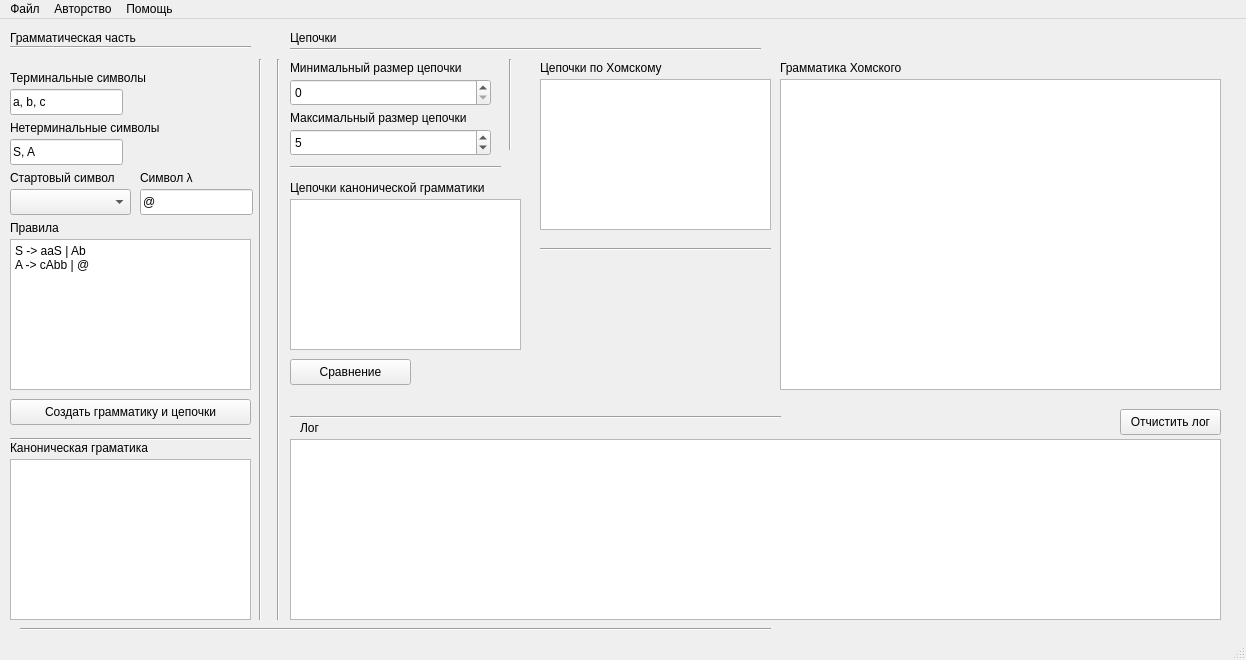
<?xml version="1.0" encoding="UTF-8"?>
<ui version="4.0">
 <class>MainWindow</class>
 <widget class="QMainWindow" name="MainWindow">
  <property name="geometry">
   <rect>
    <x>0</x>
    <y>0</y>
    <width>1246</width>
    <height>660</height>
   </rect>
  </property>
  <property name="windowTitle">
   <string>КС грамматика по Хомскому =(</string>
  </property>
  <widget class="QWidget" name="centralwidget">
   <widget class="QPushButton" name="pushButton">
    <property name="geometry">
     <rect>
      <x>10</x>
      <y>380</y>
      <width>241</width>
      <height>26</height>
     </rect>
    </property>
    <property name="text">
     <string>Создать грамматику и цепочки</string>
    </property>
   </widget>
   <widget class="QPushButton" name="pushButton_2">
    <property name="geometry">
     <rect>
      <x>290</x>
      <y>340</y>
      <width>121</width>
      <height>26</height>
     </rect>
    </property>
    <property name="text">
     <string>Сравнение</string>
    </property>
   </widget>
   <widget class="QLabel" name="label">
    <property name="geometry">
     <rect>
      <x>10</x>
      <y>100</y>
      <width>181</width>
      <height>18</height>
     </rect>
    </property>
    <property name="text">
     <string>Нетерминальные символы</string>
    </property>
   </widget>
   <widget class="QLabel" name="label_2">
    <property name="geometry">
     <rect>
      <x>10</x>
      <y>50</y>
      <width>181</width>
      <height>18</height>
     </rect>
    </property>
    <property name="text">
     <string>Терминальные символы</string>
    </property>
   </widget>
   <widget class="QLabel" name="label_3">
    <property name="geometry">
     <rect>
      <x>10</x>
      <y>150</y>
      <width>121</width>
      <height>18</height>
     </rect>
    </property>
    <property name="text">
     <string>Стартовый символ</string>
    </property>
   </widget>
   <widget class="QLabel" name="label_4">
    <property name="geometry">
     <rect>
      <x>140</x>
      <y>150</y>
      <width>71</width>
      <height>18</height>
     </rect>
    </property>
    <property name="text">
     <string>Символ λ</string>
    </property>
   </widget>
   <widget class="QLineEdit" name="lineEdit">
    <property name="geometry">
     <rect>
      <x>10</x>
      <y>70</y>
      <width>113</width>
      <height>26</height>
     </rect>
    </property>
    <property name="text">
     <string>a, b, c</string>
    </property>
   </widget>
   <widget class="QLineEdit" name="lineEdit_2">
    <property name="geometry">
     <rect>
      <x>10</x>
      <y>120</y>
      <width>113</width>
      <height>26</height>
     </rect>
    </property>
    <property name="text">
     <string>S, A</string>
    </property>
   </widget>
   <widget class="QComboBox" name="comboBox">
    <property name="geometry">
     <rect>
      <x>10</x>
      <y>170</y>
      <width>121</width>
      <height>26</height>
     </rect>
    </property>
   </widget>
   <widget class="QLineEdit" name="lineEdit_3">
    <property name="geometry">
     <rect>
      <x>140</x>
      <y>170</y>
      <width>113</width>
      <height>26</height>
     </rect>
    </property>
    <property name="text">
     <string>@</string>
    </property>
   </widget>
   <widget class="QLabel" name="label_5">
    <property name="geometry">
     <rect>
      <x>10</x>
      <y>200</y>
      <width>58</width>
      <height>18</height>
     </rect>
    </property>
    <property name="text">
     <string>Правила</string>
    </property>
   </widget>
   <widget class="QPlainTextEdit" name="plainTextEdit">
    <property name="geometry">
     <rect>
      <x>10</x>
      <y>220</y>
      <width>241</width>
      <height>151</height>
     </rect>
    </property>
    <property name="plainText">
     <string>S -&gt; aaS | Ab
A -&gt; cAbb | @</string>
    </property>
   </widget>
   <widget class="Line" name="line">
    <property name="geometry">
     <rect>
      <x>250</x>
      <y>40</y>
      <width>20</width>
      <height>561</height>
     </rect>
    </property>
    <property name="orientation">
     <enum>Qt::Vertical</enum>
    </property>
   </widget>
   <widget class="QPlainTextEdit" name="plainTextEdit_2">
    <property name="geometry">
     <rect>
      <x>10</x>
      <y>440</y>
      <width>241</width>
      <height>161</height>
     </rect>
    </property>
   </widget>
   <widget class="QLabel" name="label_6">
    <property name="geometry">
     <rect>
      <x>10</x>
      <y>420</y>
      <width>231</width>
      <height>18</height>
     </rect>
    </property>
    <property name="text">
     <string>Каноническая граматика</string>
    </property>
   </widget>
   <widget class="Line" name="line_2">
    <property name="geometry">
     <rect>
      <x>10</x>
      <y>410</y>
      <width>241</width>
      <height>20</height>
     </rect>
    </property>
    <property name="orientation">
     <enum>Qt::Horizontal</enum>
    </property>
   </widget>
   <widget class="QPlainTextEdit" name="plainTextEdit_3">
    <property name="geometry">
     <rect>
      <x>290</x>
      <y>180</y>
      <width>231</width>
      <height>151</height>
     </rect>
    </property>
   </widget>
   <widget class="QPlainTextEdit" name="plainTextEdit_4">
    <property name="geometry">
     <rect>
      <x>540</x>
      <y>60</y>
      <width>231</width>
      <height>151</height>
     </rect>
    </property>
   </widget>
   <widget class="QLabel" name="label_7">
    <property name="geometry">
     <rect>
      <x>10</x>
      <y>10</y>
      <width>151</width>
      <height>18</height>
     </rect>
    </property>
    <property name="text">
     <string>Грамматическая часть</string>
    </property>
   </widget>
   <widget class="Line" name="line_3">
    <property name="geometry">
     <rect>
      <x>10</x>
      <y>20</y>
      <width>241</width>
      <height>16</height>
     </rect>
    </property>
    <property name="orientation">
     <enum>Qt::Horizontal</enum>
    </property>
   </widget>
   <widget class="Line" name="line_4">
    <property name="geometry">
     <rect>
      <x>20</x>
      <y>600</y>
      <width>751</width>
      <height>20</height>
     </rect>
    </property>
    <property name="orientation">
     <enum>Qt::Horizontal</enum>
    </property>
   </widget>
   <widget class="QLabel" name="label_8">
    <property name="geometry">
     <rect>
      <x>290</x>
      <y>10</y>
      <width>58</width>
      <height>18</height>
     </rect>
    </property>
    <property name="text">
     <string>Цепочки</string>
    </property>
   </widget>
   <widget class="Line" name="line_5">
    <property name="geometry">
     <rect>
      <x>290</x>
      <y>20</y>
      <width>471</width>
      <height>20</height>
     </rect>
    </property>
    <property name="orientation">
     <enum>Qt::Horizontal</enum>
    </property>
   </widget>
   <widget class="Line" name="line_6">
    <property name="geometry">
     <rect>
      <x>270</x>
      <y>40</y>
      <width>16</width>
      <height>561</height>
     </rect>
    </property>
    <property name="orientation">
     <enum>Qt::Vertical</enum>
    </property>
   </widget>
   <widget class="QLabel" name="label_9">
    <property name="geometry">
     <rect>
      <x>290</x>
      <y>40</y>
      <width>211</width>
      <height>18</height>
     </rect>
    </property>
    <property name="text">
     <string>Минимальный размер цепочки</string>
    </property>
   </widget>
   <widget class="QLabel" name="label_10">
    <property name="geometry">
     <rect>
      <x>290</x>
      <y>90</y>
      <width>211</width>
      <height>18</height>
     </rect>
    </property>
    <property name="text">
     <string>Максимальный размер цепочки</string>
    </property>
   </widget>
   <widget class="QSpinBox" name="spinBox">
    <property name="geometry">
     <rect>
      <x>290</x>
      <y>60</y>
      <width>201</width>
      <height>27</height>
     </rect>
    </property>
   </widget>
   <widget class="QSpinBox" name="spinBox_2">
    <property name="geometry">
     <rect>
      <x>290</x>
      <y>110</y>
      <width>201</width>
      <height>27</height>
     </rect>
    </property>
    <property name="value">
     <number>5</number>
    </property>
   </widget>
   <widget class="QLabel" name="label_11">
    <property name="geometry">
     <rect>
      <x>290</x>
      <y>160</y>
      <width>241</width>
      <height>18</height>
     </rect>
    </property>
    <property name="text">
     <string>Цепочки канонической грамматики</string>
    </property>
   </widget>
   <widget class="Line" name="line_7">
    <property name="geometry">
     <rect>
      <x>290</x>
      <y>140</y>
      <width>211</width>
      <height>16</height>
     </rect>
    </property>
    <property name="orientation">
     <enum>Qt::Horizontal</enum>
    </property>
   </widget>
   <widget class="Line" name="line_8">
    <property name="geometry">
     <rect>
      <x>500</x>
      <y>40</y>
      <width>20</width>
      <height>91</height>
     </rect>
    </property>
    <property name="orientation">
     <enum>Qt::Vertical</enum>
    </property>
   </widget>
   <widget class="QLabel" name="label_12">
    <property name="geometry">
     <rect>
      <x>540</x>
      <y>40</y>
      <width>151</width>
      <height>18</height>
     </rect>
    </property>
    <property name="text">
     <string>Цепочки по Хомскому</string>
    </property>
   </widget>
   <widget class="Line" name="line_9">
    <property name="geometry">
     <rect>
      <x>540</x>
      <y>220</y>
      <width>231</width>
      <height>20</height>
     </rect>
    </property>
    <property name="orientation">
     <enum>Qt::Horizontal</enum>
    </property>
   </widget>
   <widget class="Line" name="line_10">
    <property name="geometry">
     <rect>
      <x>290</x>
      <y>390</y>
      <width>491</width>
      <height>16</height>
     </rect>
    </property>
    <property name="orientation">
     <enum>Qt::Horizontal</enum>
    </property>
   </widget>
   <widget class="QPlainTextEdit" name="plainTextEdit_5">
    <property name="geometry">
     <rect>
      <x>290</x>
      <y>420</y>
      <width>931</width>
      <height>181</height>
     </rect>
    </property>
   </widget>
   <widget class="QLabel" name="label_13">
    <property name="geometry">
     <rect>
      <x>300</x>
      <y>400</y>
      <width>58</width>
      <height>18</height>
     </rect>
    </property>
    <property name="text">
     <string>Лог</string>
    </property>
   </widget>
   <widget class="QPushButton" name="pushButton_4">
    <property name="geometry">
     <rect>
      <x>1120</x>
      <y>390</y>
      <width>101</width>
      <height>26</height>
     </rect>
    </property>
    <property name="text">
     <string>Отчистить лог</string>
    </property>
   </widget>
   <widget class="QLabel" name="label_14">
    <property name="geometry">
     <rect>
      <x>780</x>
      <y>40</y>
      <width>141</width>
      <height>18</height>
     </rect>
    </property>
    <property name="text">
     <string>Грамматика Хомского</string>
    </property>
   </widget>
   <widget class="QPlainTextEdit" name="plainTextEdit_6">
    <property name="geometry">
     <rect>
      <x>780</x>
      <y>60</y>
      <width>441</width>
      <height>311</height>
     </rect>
    </property>
   </widget>
  </widget>
  <widget class="QMenuBar" name="menubar">
   <property name="geometry">
    <rect>
     <x>0</x>
     <y>0</y>
     <width>1246</width>
     <height>23</height>
    </rect>
   </property>
   <widget class="QMenu" name="menu">
    <property name="title">
     <string>Файл</string>
    </property>
    <addaction name="action"/>
    <addaction name="action_2"/>
   </widget>
   <widget class="QMenu" name="menu_2">
    <property name="title">
     <string>Авторство</string>
    </property>
    <addaction name="action_4"/>
   </widget>
   <widget class="QMenu" name="menu_3">
    <property name="title">
     <string>Помощь</string>
    </property>
    <addaction name="action_3"/>
   </widget>
   <addaction name="menu"/>
   <addaction name="menu_2"/>
   <addaction name="menu_3"/>
  </widget>
  <widget class="QStatusBar" name="statusbar"/>
  <action name="action">
   <property name="text">
    <string>Сохранить результат</string>
   </property>
  </action>
  <action name="action_2">
   <property name="text">
    <string>Загрузить грамматику</string>
   </property>
  </action>
  <action name="action_3">
   <property name="text">
    <string>Задание</string>
   </property>
  </action>
  <action name="action_4">
   <property name="text">
    <string>Создатель</string>
   </property>
  </action>
 </widget>
 <resources/>
 <connections/>
</ui>
